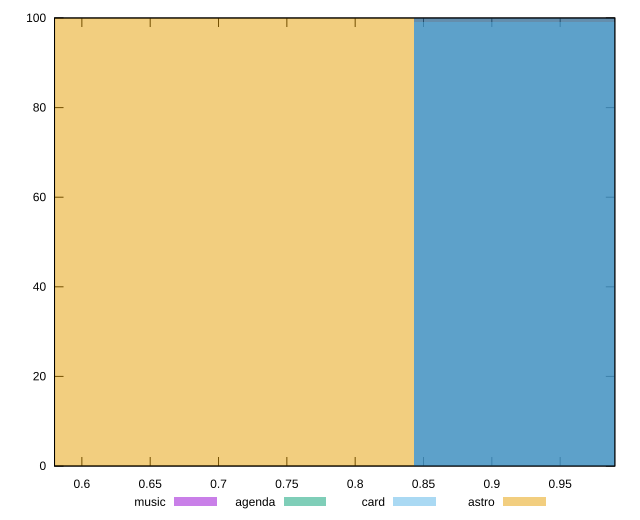

This chart was generated by the following gnuplot code:
reset

$music <<EOF
1.011414932212612 100
EOF

$agenda <<EOF
1.011414932212612 100
EOF

$card <<EOF
1.011414932212612 99
EOF

$astro <<EOF
0.6742766214750747 100
EOF

set key outside below
set boxwidth 0.33713831073753736
set xrange [0.58:0.99]
set yrange [0:100]
set trange [0:100]
set style fill transparent solid 0.5 noborder
set terminal svg size 640, 520 enhanced background rgb 'white'
set output "reports/report_00027_2021-02-24T12-40-31.850Z/dom-size/comparison/histogram/all_score.svg"

plot $music title "music" with boxes, \
     $agenda title "agenda" with boxes, \
     $card title "card" with boxes, \
     $astro title "astro" with boxes

reset
